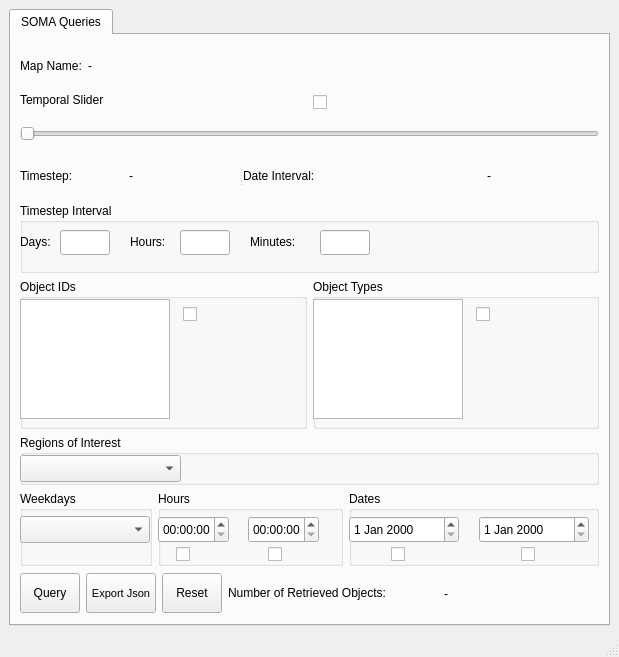
<?xml version="1.0" encoding="UTF-8"?>
<ui version="4.0">
 <class>MainWindow</class>
 <widget class="QMainWindow" name="MainWindow">
  <property name="geometry">
   <rect>
    <x>0</x>
    <y>0</y>
    <width>619</width>
    <height>657</height>
   </rect>
  </property>
  <property name="windowTitle">
   <string>MainWindow</string>
  </property>
  <widget class="QWidget" name="centralwidget">
   <layout class="QVBoxLayout" name="verticalLayout_2">
    <item>
     <widget class="QTabWidget" name="tabWidget">
      <property name="currentIndex">
       <number>0</number>
      </property>
      <widget class="QWidget" name="tab">
       <attribute name="title">
        <string>SOMA Queries</string>
       </attribute>
       <layout class="QVBoxLayout" name="verticalLayout_3">
        <item>
         <layout class="QHBoxLayout" name="horizontalLayout">
          <item>
           <widget class="QLabel" name="label_5">
            <property name="maximumSize">
             <size>
              <width>150</width>
              <height>16777215</height>
             </size>
            </property>
            <property name="text">
             <string>Map Name:</string>
            </property>
           </widget>
          </item>
          <item>
           <widget class="QLabel" name="mapnamelabel">
            <property name="minimumSize">
             <size>
              <width>200</width>
              <height>0</height>
             </size>
            </property>
            <property name="maximumSize">
             <size>
              <width>400</width>
              <height>16777215</height>
             </size>
            </property>
            <property name="text">
             <string>-</string>
            </property>
           </widget>
          </item>
          <item>
           <spacer name="horizontalSpacer_3">
            <property name="orientation">
             <enum>Qt::Horizontal</enum>
            </property>
            <property name="sizeHint" stdset="0">
             <size>
              <width>40</width>
              <height>20</height>
             </size>
            </property>
           </spacer>
          </item>
         </layout>
        </item>
        <item>
         <layout class="QVBoxLayout" name="verticalLayout">
          <item>
           <layout class="QHBoxLayout" name="horizontalLayout_7">
            <item>
             <widget class="QLabel" name="label">
              <property name="sizePolicy">
               <sizepolicy hsizetype="Preferred" vsizetype="Preferred">
                <horstretch>0</horstretch>
                <verstretch>0</verstretch>
               </sizepolicy>
              </property>
              <property name="minimumSize">
               <size>
                <width>100</width>
                <height>20</height>
               </size>
              </property>
              <property name="text">
               <string>Temporal Slider</string>
              </property>
              <property name="alignment">
               <set>Qt::AlignLeading|Qt::AlignLeft|Qt::AlignTop</set>
              </property>
             </widget>
            </item>
            <item>
             <widget class="QCheckBox" name="sliderCBox">
              <property name="text">
               <string/>
              </property>
             </widget>
            </item>
           </layout>
          </item>
          <item>
           <widget class="QSlider" name="timestepSlider">
            <property name="sizePolicy">
             <sizepolicy hsizetype="Preferred" vsizetype="Preferred">
              <horstretch>0</horstretch>
              <verstretch>0</verstretch>
             </sizepolicy>
            </property>
            <property name="minimumSize">
             <size>
              <width>500</width>
              <height>30</height>
             </size>
            </property>
            <property name="maximumSize">
             <size>
              <width>16777215</width>
              <height>50</height>
             </size>
            </property>
            <property name="minimum">
             <number>1</number>
            </property>
            <property name="orientation">
             <enum>Qt::Horizontal</enum>
            </property>
           </widget>
          </item>
         </layout>
        </item>
        <item>
         <widget class="QSplitter" name="splitter_2">
          <property name="maximumSize">
           <size>
            <width>16777215</width>
            <height>16777215</height>
           </size>
          </property>
          <property name="orientation">
           <enum>Qt::Horizontal</enum>
          </property>
          <widget class="QWidget" name="horizontalLayoutWidget">
           <layout class="QHBoxLayout" name="horizontalLayout_2">
            <item>
             <widget class="QLabel" name="label_3">
              <property name="minimumSize">
               <size>
                <width>65</width>
                <height>20</height>
               </size>
              </property>
              <property name="text">
               <string>Timestep:</string>
              </property>
             </widget>
            </item>
            <item>
             <widget class="QLabel" name="timesteplabel">
              <property name="minimumSize">
               <size>
                <width>80</width>
                <height>20</height>
               </size>
              </property>
              <property name="text">
               <string>-</string>
              </property>
              <property name="alignment">
               <set>Qt::AlignCenter</set>
              </property>
             </widget>
            </item>
            <item>
             <spacer name="horizontalSpacer">
              <property name="orientation">
               <enum>Qt::Horizontal</enum>
              </property>
              <property name="sizeHint" stdset="0">
               <size>
                <width>40</width>
                <height>20</height>
               </size>
              </property>
             </spacer>
            </item>
           </layout>
          </widget>
          <widget class="QWidget" name="horizontalLayoutWidget_2">
           <layout class="QHBoxLayout" name="horizontalLayout_3">
            <item>
             <widget class="QLabel" name="label_4">
              <property name="minimumSize">
               <size>
                <width>85</width>
                <height>20</height>
               </size>
              </property>
              <property name="text">
               <string>Date Interval:</string>
              </property>
             </widget>
            </item>
            <item>
             <widget class="QLabel" name="datelabel">
              <property name="minimumSize">
               <size>
                <width>220</width>
                <height>20</height>
               </size>
              </property>
              <property name="text">
               <string>-</string>
              </property>
              <property name="alignment">
               <set>Qt::AlignCenter</set>
              </property>
             </widget>
            </item>
           </layout>
          </widget>
         </widget>
        </item>
        <item>
         <layout class="QVBoxLayout" name="verticalLayout_4">
          <item>
           <widget class="QGroupBox" name="groupBox_TimeStepInterval">
            <property name="minimumSize">
             <size>
              <width>0</width>
              <height>70</height>
             </size>
            </property>
            <property name="title">
             <string>Timestep Interval</string>
            </property>
            <widget class="QLabel" name="label_2">
             <property name="geometry">
              <rect>
               <x>0</x>
               <y>30</y>
               <width>41</width>
               <height>17</height>
              </rect>
             </property>
             <property name="minimumSize">
              <size>
               <width>41</width>
               <height>17</height>
              </size>
             </property>
             <property name="text">
              <string>Days:</string>
             </property>
            </widget>
            <widget class="QLineEdit" name="lineEditTimeStepIntervalDay">
             <property name="geometry">
              <rect>
               <x>40</x>
               <y>27</y>
               <width>50</width>
               <height>25</height>
              </rect>
             </property>
             <property name="minimumSize">
              <size>
               <width>50</width>
               <height>25</height>
              </size>
             </property>
            </widget>
            <widget class="QLabel" name="label_7">
             <property name="geometry">
              <rect>
               <x>110</x>
               <y>30</y>
               <width>51</width>
               <height>17</height>
              </rect>
             </property>
             <property name="minimumSize">
              <size>
               <width>51</width>
               <height>17</height>
              </size>
             </property>
             <property name="text">
              <string>Hours:</string>
             </property>
            </widget>
            <widget class="QLineEdit" name="lineEditTimeStepIntervalHours">
             <property name="geometry">
              <rect>
               <x>160</x>
               <y>27</y>
               <width>50</width>
               <height>25</height>
              </rect>
             </property>
             <property name="minimumSize">
              <size>
               <width>50</width>
               <height>25</height>
              </size>
             </property>
            </widget>
            <widget class="QLabel" name="label_8">
             <property name="geometry">
              <rect>
               <x>230</x>
               <y>30</y>
               <width>67</width>
               <height>17</height>
              </rect>
             </property>
             <property name="minimumSize">
              <size>
               <width>67</width>
               <height>17</height>
              </size>
             </property>
             <property name="text">
              <string>Minutes:</string>
             </property>
            </widget>
            <widget class="QLineEdit" name="lineEditTimeStepIntervalMinutes">
             <property name="geometry">
              <rect>
               <x>300</x>
               <y>27</y>
               <width>50</width>
               <height>25</height>
              </rect>
             </property>
             <property name="minimumSize">
              <size>
               <width>50</width>
               <height>25</height>
              </size>
             </property>
            </widget>
           </widget>
          </item>
         </layout>
        </item>
        <item>
         <layout class="QHBoxLayout" name="horizontalLayout_4">
          <item>
           <widget class="QGroupBox" name="groupBox_2">
            <property name="minimumSize">
             <size>
              <width>230</width>
              <height>150</height>
             </size>
            </property>
            <property name="maximumSize">
             <size>
              <width>16777215</width>
              <height>16777215</height>
             </size>
            </property>
            <property name="title">
             <string>Object IDs</string>
            </property>
            <widget class="QCheckBox" name="listViewIDCBox">
             <property name="geometry">
              <rect>
               <x>163</x>
               <y>24</y>
               <width>21</width>
               <height>22</height>
              </rect>
             </property>
             <property name="text">
              <string/>
             </property>
            </widget>
            <widget class="QListView" name="listViewObjectIDs">
             <property name="geometry">
              <rect>
               <x>0</x>
               <y>20</y>
               <width>150</width>
               <height>120</height>
              </rect>
             </property>
            </widget>
           </widget>
          </item>
          <item>
           <widget class="QGroupBox" name="groupBox_6">
            <property name="minimumSize">
             <size>
              <width>230</width>
              <height>150</height>
             </size>
            </property>
            <property name="maximumSize">
             <size>
              <width>16777215</width>
              <height>16777215</height>
             </size>
            </property>
            <property name="title">
             <string>Object Types</string>
            </property>
            <widget class="QCheckBox" name="listViewObjectTypesCBox">
             <property name="geometry">
              <rect>
               <x>163</x>
               <y>24</y>
               <width>21</width>
               <height>22</height>
              </rect>
             </property>
             <property name="text">
              <string/>
             </property>
            </widget>
            <widget class="QListView" name="listViewObjectTypes">
             <property name="geometry">
              <rect>
               <x>0</x>
               <y>20</y>
               <width>150</width>
               <height>120</height>
              </rect>
             </property>
            </widget>
           </widget>
          </item>
         </layout>
        </item>
        <item>
         <widget class="QGroupBox" name="groupBox">
          <property name="minimumSize">
           <size>
            <width>200</width>
            <height>50</height>
           </size>
          </property>
          <property name="title">
           <string>Regions of Interest</string>
          </property>
          <widget class="QComboBox" name="roiComboBox">
           <property name="geometry">
            <rect>
             <x>0</x>
             <y>20</y>
             <width>161</width>
             <height>27</height>
            </rect>
           </property>
          </widget>
         </widget>
        </item>
        <item>
         <layout class="QHBoxLayout" name="horizontalLayout_5">
          <item>
           <widget class="QGroupBox" name="groupBox_3">
            <property name="minimumSize">
             <size>
              <width>130</width>
              <height>75</height>
             </size>
            </property>
            <property name="maximumSize">
             <size>
              <width>16777215</width>
              <height>16777215</height>
             </size>
            </property>
            <property name="title">
             <string>Weekdays</string>
            </property>
            <widget class="QComboBox" name="weekdaysComboBox">
             <property name="geometry">
              <rect>
               <x>0</x>
               <y>25</y>
               <width>130</width>
               <height>27</height>
              </rect>
             </property>
             <property name="minimumSize">
              <size>
               <width>130</width>
               <height>0</height>
              </size>
             </property>
            </widget>
           </widget>
          </item>
          <item>
           <widget class="QGroupBox" name="groupBox_4">
            <property name="minimumSize">
             <size>
              <width>185</width>
              <height>75</height>
             </size>
            </property>
            <property name="title">
             <string>Hours</string>
            </property>
            <widget class="QTimeEdit" name="lowerTimeEdit">
             <property name="geometry">
              <rect>
               <x>0</x>
               <y>25</y>
               <width>71</width>
               <height>27</height>
              </rect>
             </property>
            </widget>
            <widget class="QTimeEdit" name="upperTimeEdit">
             <property name="geometry">
              <rect>
               <x>90</x>
               <y>25</y>
               <width>71</width>
               <height>27</height>
              </rect>
             </property>
            </widget>
            <widget class="QCheckBox" name="lowerTimeCBox">
             <property name="geometry">
              <rect>
               <x>18</x>
               <y>52</y>
               <width>21</width>
               <height>22</height>
              </rect>
             </property>
             <property name="text">
              <string/>
             </property>
            </widget>
            <widget class="QCheckBox" name="upperTimeCBox">
             <property name="geometry">
              <rect>
               <x>110</x>
               <y>52</y>
               <width>21</width>
               <height>22</height>
              </rect>
             </property>
             <property name="text">
              <string/>
             </property>
            </widget>
           </widget>
          </item>
          <item>
           <widget class="QGroupBox" name="groupBox_5">
            <property name="minimumSize">
             <size>
              <width>250</width>
              <height>75</height>
             </size>
            </property>
            <property name="title">
             <string>Dates</string>
            </property>
            <widget class="QDateEdit" name="lowerDateEdit">
             <property name="geometry">
              <rect>
               <x>0</x>
               <y>25</y>
               <width>110</width>
               <height>27</height>
              </rect>
             </property>
            </widget>
            <widget class="QDateEdit" name="upperDateEdit">
             <property name="geometry">
              <rect>
               <x>130</x>
               <y>25</y>
               <width>110</width>
               <height>27</height>
              </rect>
             </property>
            </widget>
            <widget class="QCheckBox" name="lowerDateCBox">
             <property name="geometry">
              <rect>
               <x>42</x>
               <y>52</y>
               <width>21</width>
               <height>22</height>
              </rect>
             </property>
             <property name="text">
              <string/>
             </property>
            </widget>
            <widget class="QCheckBox" name="upperDateCBox">
             <property name="geometry">
              <rect>
               <x>172</x>
               <y>52</y>
               <width>21</width>
               <height>22</height>
              </rect>
             </property>
             <property name="text">
              <string/>
             </property>
            </widget>
           </widget>
          </item>
         </layout>
        </item>
        <item>
         <layout class="QHBoxLayout" name="horizontalLayout_6">
          <item>
           <widget class="QPushButton" name="queryButton">
            <property name="minimumSize">
             <size>
              <width>60</width>
              <height>40</height>
             </size>
            </property>
            <property name="maximumSize">
             <size>
              <width>60</width>
              <height>40</height>
             </size>
            </property>
            <property name="text">
             <string>Query</string>
            </property>
           </widget>
          </item>
          <item>
           <widget class="QPushButton" name="exportjsonButton">
            <property name="minimumSize">
             <size>
              <width>70</width>
              <height>40</height>
             </size>
            </property>
            <property name="maximumSize">
             <size>
              <width>70</width>
              <height>40</height>
             </size>
            </property>
            <property name="font">
             <font>
              <pointsize>8</pointsize>
             </font>
            </property>
            <property name="text">
             <string>Export Json</string>
            </property>
           </widget>
          </item>
          <item>
           <widget class="QPushButton" name="resetqueryButton">
            <property name="minimumSize">
             <size>
              <width>60</width>
              <height>40</height>
             </size>
            </property>
            <property name="maximumSize">
             <size>
              <width>60</width>
              <height>40</height>
             </size>
            </property>
            <property name="text">
             <string>Reset</string>
            </property>
           </widget>
          </item>
          <item>
           <widget class="QLabel" name="label_6">
            <property name="minimumSize">
             <size>
              <width>210</width>
              <height>40</height>
             </size>
            </property>
            <property name="maximumSize">
             <size>
              <width>210</width>
              <height>40</height>
             </size>
            </property>
            <property name="text">
             <string>Number of Retrieved Objects:</string>
            </property>
           </widget>
          </item>
          <item>
           <widget class="QLabel" name="noretrievedobjectslabel">
            <property name="text">
             <string>-</string>
            </property>
           </widget>
          </item>
         </layout>
        </item>
       </layout>
      </widget>
     </widget>
    </item>
   </layout>
  </widget>
  <widget class="QMenuBar" name="menubar">
   <property name="geometry">
    <rect>
     <x>0</x>
     <y>0</y>
     <width>619</width>
     <height>20</height>
    </rect>
   </property>
  </widget>
  <widget class="QStatusBar" name="statusbar"/>
 </widget>
 <resources/>
 <connections/>
</ui>
